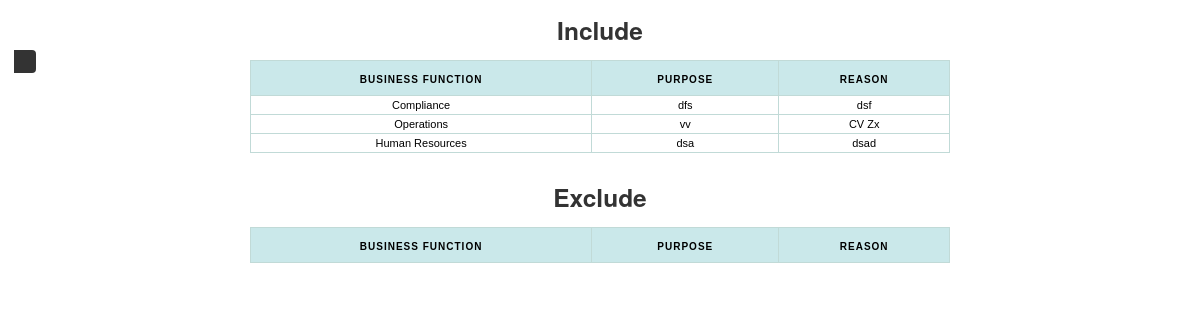
Page /scope/generate_scope_report.php?org_id=4 on the committed database.
### tables this page shows
CREATE TABLE IF NOT EXISTS `scope` (
  `id` int(15) NOT NULL AUTO_INCREMENT,
  `org_id` int(11) NOT NULL,
  `business_function` varchar(35) NOT NULL,
  `purpose` varchar(500) NOT NULL,
  `status` varchar(8) NOT NULL,
  `reson` varchar(500) NOT NULL,
  PRIMARY KEY (`id`)
);

### scope/generate_scope_report.php (the view, shortened to what this page needs)
<head>
    <link type="text/css" rel="stylesheet" href="../assets/css/bootstrap.min.css"/>
    <link type="text/css" rel="stylesheet" href="../assets/css/bootstrap-responsive.min.css"/>
    <link type="text/css" rel="stylesheet" href="../assets/Font-awesome/css/font-awesome.min.css"/>
    <link type="text/css" rel="stylesheet" href="../assets/css/style.css"/>
    <link rel="stylesheet" href="../assets/css/theme.css">
    <link rel="stylesheet" href="style.css"/>
    <link href="../css/easyui.css" rel="stylesheet" type="text/css">
    <link href="../css/demo.css"  rel="stylesheet" type="text/css">
    <link href="../css/icon.css"  rel="stylesheet" type="text/css">
</head>
<body>
    <?php
    $org_id = $_GET['org_id'];
    $query = "SELECT * FROM scope where org_id='$org_id' and status='Include' ";
    $result = mysql_query($query);
    ?>
    <div id="iddiv">
        <center>
            <h3> Include </h3>
            <table style="width: 700px;" border="1">
                <tr>
                    <th>Business Function</th>
                    <th>Purpose</th>
                    <th>Reason</th>
                </tr>
                <?php
                while ($nt = mysql_fetch_array($result)) {
                    ?>
                    <tr>
                        <td> <?php echo $nt['business_function'] ?> </td>
                        <td> <?php echo $nt['purpose'] ?> </td>
                        <td> <?php echo $nt['reson'] ?> </td>
                    </tr>
                    <?php
                }
                ?>
            </table>
            <h3>Exclude</h3>
            <table style="width: 700px;" border="1">
                <tr>
                    <th>Business Function</th>
                    <th>Purpose</th>
                    <th>Reason</th>
                </tr>
            </table>
        </center>
    </div>
</body>

### assets/css/style.css (style rules this page uses)
html, body { height: 100%; }

### css/demo.css (style rules this page uses)
#iddiv table { padding: 0; margin: 0 auto 1.5em auto; border-left: 1px solid #C1DAD7; border-collapse:collapse; }
#iddiv th { font: bold 10px/22px "Trebuchet MS", Verdana, Arial, Helvetica, sans-serif; color: #000000; border-right: 1px solid #C1DAD7; border-bottom: 1px solid #C1DAD7; border-top: 1px solid #C1DAD7; letter-spacing: 1px; text-transform: uppercase; text-align:center; padding: 8px 12px 4px 12px; background: #CAE8EA url(bg_header.jpg) no-repeat; vertical-align:middle; }
#iddiv td { font: normal 11px "Trebuchet MS", Verdana, Arial, Helvetica, sans-serif; border-right: 1px solid #C1DAD7; border-bottom: 1px solid #C1DAD7; border-top: 1px solid #C1DAD7; padding: 3px 6px 3px 6px; color: #000000; text-align:center; }

### assets/css/style-switcher.css (style rules this page uses)
body { position: relative; }

### rows in the picture
scope: business_function "Compliance", purpose "dfs", reson "dsf"
scope: business_function "Operations", purpose "vv", reson "CV Zx"
scope: business_function "Human Resources", purpose "dsa", reson "dsad"
